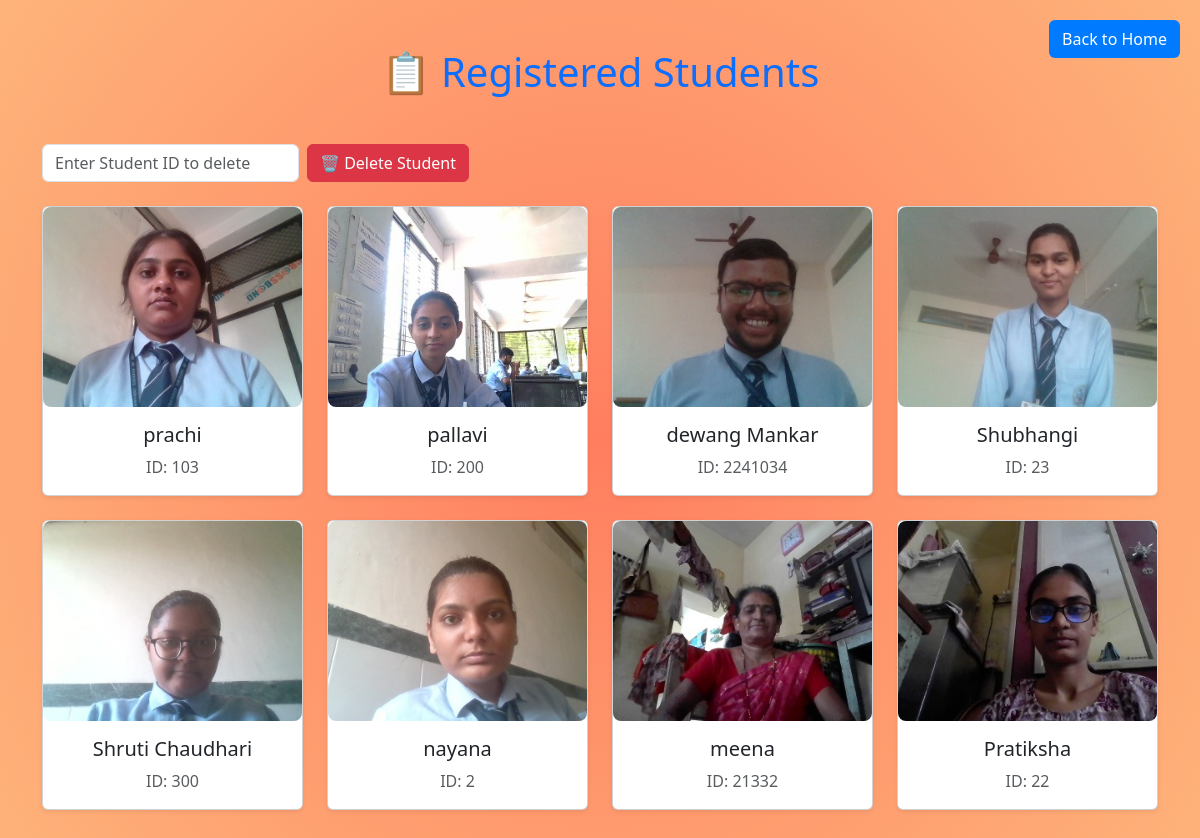
/students (signed in), run on the app's committed database.
### tables this page shows
CREATE TABLE users (
        id INTEGER PRIMARY KEY AUTOINCREMENT,
        name TEXT,
        image_path TEXT
    , student_id TEXT, class_year TEXT, department TEXT, password TEXT);

### main.py (the view)
@app.route('/students')
def show_students():
     if not session.get('logged_in'):
        return redirect(url_for('login'))
     conn = sqlite3.connect('database.db')
     cur = conn.cursor()
     cur.execute("SELECT name, student_id, image_path, id FROM users")
     students = cur.fetchall()
     conn.close()
     return render_template('students.html', students=students)

### templates/students.html (shortened to what this page needs)
<!DOCTYPE html>
<html>
<head>
  <link href="https://cdn.jsdelivr.net/npm/bootstrap@5.3.3/dist/css/bootstrap.min.css" rel="stylesheet" />
  <link rel="stylesheet" href="https://cdnjs.cloudflare.com/ajax/libs/animate.css/4.1.1/animate.min.css" />
</head>
<body>
  <div class="container py-5">
    <h1 class="text-center mb-5 text-primary animate__animated animate__fadeInDown">
      📋 Registered Students
    </h1>
    <a href="{{ url_for('home') }}" class="btn btn-custom" style="position: absolute; top: 20px; right: 20px;">Back to
      Home</a>
    <div class="row justify-content-center">
      <form action="{{ url_for('delete_student_by_id') }}" method="POST" class="mb-4 d-flex align-items-center gap-2">
        <input type="text" name="student_id" placeholder="Enter Student ID to delete" class="form-control w-auto"
          required>
        <button type="submit" class="btn btn-danger"
          onclick="return confirm('Are you sure you want to delete this student?');">
          🗑️ Delete Student
        </button>
      </form>
      {% for name, student_id, path, user_id in students %}
      <div class="col-md-3 col-sm-6 mb-4 animate__animated animate__zoomIn">
        <div class="card student-card shadow-sm">
          <img src="{{ path }}" class="card-img-top student-img" alt="{{ name }}">
          <div class="card-body text-center">
            <h5 class="card-title">{{ name }}</h5>
            <p class="card-text text-muted">ID: {{ student_id }}</p>
          </div>
        </div>
      </div>
      {% endfor %}
    </div>
  </div>
</body>
</html>

### templates/students.html (style rules this page uses)
body { background: radial-gradient(circle, #ff7e5f, #feb47b); }
.student-card { transition: transform 0.3s; }
.student-img { height: 200px; object-fit: cover; border-radius: 8px; }
.btn-custom { background-color: #007BFF; color: white; }

### data on the page
users: name (picture), name "prachi", student "103"
users: name (picture), name "pallavi", student "200"
users: shows a picture, name "dewang Mankar", student "2241034"
users: shows a picture, name "Shubhangi", student "23"
users: shows a picture, name "Shruti Chaudhari", student "300"
users: name (picture), name "nayana", student "2"
users: name (picture), name "meena", student "21332"
users: name (picture), name "Pratiksha", student "22"
